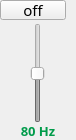
                 <widget class="QFrame" name="frame_58">
                  <property name="minimumSize">
                   <size>
                    <width>76</width>
                    <height>140</height>
                   </size>
                  </property>
                  <property name="maximumSize">
                   <size>
                    <width>76</width>
                    <height>140</height>
                   </size>
                  </property>
                  <property name="frameShape">
                   <enum>QFrame::NoFrame</enum>
                  </property>
                  <property name="frameShadow">
                   <enum>QFrame::Raised</enum>
                  </property>
                  <layout class="QVBoxLayout" name="verticalLayout_34">
                   <property name="spacing">
                    <number>3</number>
                   </property>
                   <property name="leftMargin">
                    <number>0</number>
                   </property>
                   <property name="topMargin">
                    <number>0</number>
                   </property>
                   <property name="rightMargin">
                    <number>0</number>
                   </property>
                   <property name="bottomMargin">
                    <number>0</number>
                   </property>
                   <item>
                    <widget class="QPushButton" name="switch_80">
                     <property name="minimumSize">
                      <size>
                       <width>66</width>
                       <height>20</height>
                      </size>
                     </property>
                     <property name="maximumSize">
                      <size>
                       <width>65</width>
                       <height>20</height>
                      </size>
                     </property>
                     <property name="font">
                      <font>
                       <family>PF BeauSans Pro</family>
                       <pointsize>11</pointsize>
                       <bold>false</bold>
                      </font>
                     </property>
                     <property name="text">
                      <string>off</string>
                     </property>
                     <property name="checkable">
                      <bool>true</bool>
                     </property>
                     <property name="checked">
                      <bool>false</bool>
                     </property>
                    </widget>
                   </item>
                   <item alignment="Qt::AlignHCenter">
                    <widget class="QSlider" name="slider_80">
                     <property name="enabled">
                      <bool>false</bool>
                     </property>
                     <property name="minimumSize">
                      <size>
                       <width>45</width>
                       <height>100</height>
                      </size>
                     </property>
                     <property name="minimum">
                      <number>-50</number>
                     </property>
                     <property name="maximum">
                      <number>50</number>
                     </property>
                     <property name="value">
                      <number>0</number>
                     </property>
                     <property name="orientation">
                      <enum>Qt::Vertical</enum>
                     </property>
                    </widget>
                   </item>
                   <item>
                    <widget class="QLabel" name="label_14">
                     <property name="font">
                      <font>
                       <family>PF BeauSans Pro</family>
                       <pointsize>10</pointsize>
                       <bold>true</bold>
                      </font>
                     </property>
                     <property name="styleSheet">
                      <string notr="true">color: #009b4a;</string>
                     </property>
                     <property name="text">
                      <string>80 Hz</string>
                     </property>
                     <property name="alignment">
                      <set>Qt::AlignHCenter|Qt::AlignTop</set>
                     </property>
                    </widget>
                   </item>
                  </layout>
                 </widget>
